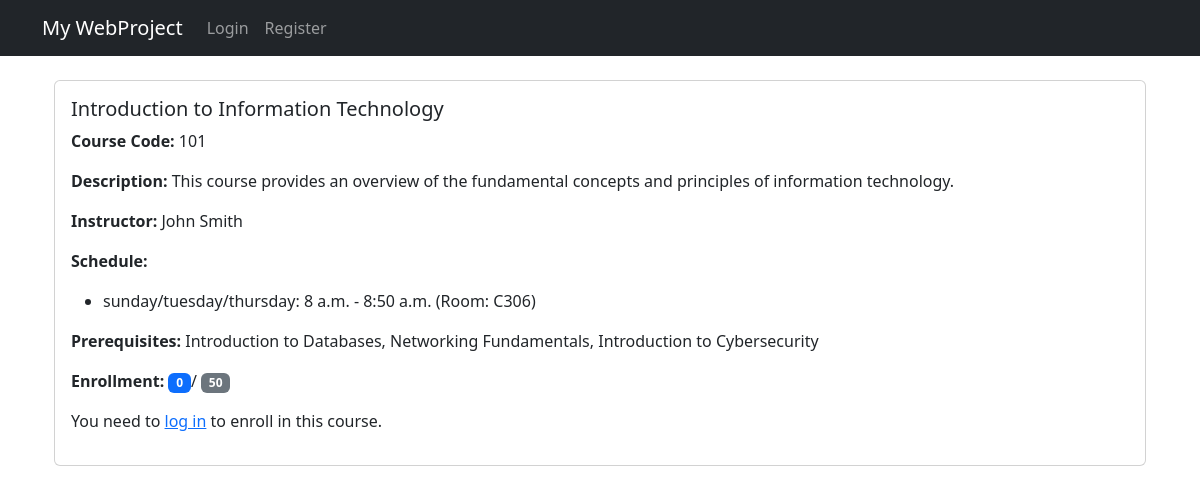
The page /courses/1/ on the database its author committed.
### courses/models.py (models this page shows, shortened)
class Course(models.Model):
    course_code = models.CharField(max_length=20)
    course_name = models.CharField(max_length=100)
    instructor_name = models.CharField(max_length=100)
    description = models.TextField()
    capacity = models.PositiveIntegerField()
    enrollment_count = models.PositiveIntegerField(default=0)
    prerequisites = models.ManyToManyField('self', symmetrical=False, blank=True)

### schedules/models.py (models this page shows, shortened)
class Schedule(models.Model):
    days = models.CharField(max_length=100)
    start_time = models.TimeField()
    end_time = models.TimeField()
    room_no = models.CharField(max_length=20)
    course = models.ForeignKey(Course, on_delete=models.CASCADE, related_name='schedules')

### courses/views.py (the view)
# urls.py: path('<int:course_id>/', views.course_detail, name='course_detail'),
def course_detail(request, course_id):
    course = get_object_or_404(Course, id=course_id)
    enrollment_count = course.enrollments.count()
    schedules = course.schedules.all()
    enrolled = False
    if request.user.is_authenticated and hasattr(request.user, 'student'):
        enrolled = Enrollment.objects.filter(course=course, student=request.user.student).exists()
    return render(request, 'courses/course_detail.html', {
        'course': course,
        'enrollment_count': enrollment_count,
        'enrolled': enrolled,
        'schedules': schedules,
    })

### templates/courses/course_detail.html (shortened to what this page needs)
{% extends 'base.html' %}
{% block content %}
<div class="container mt-4">
    <div class="card">
        <div class="card-body">
            <h5 class="card-title font-weight-bold">{{ course.course_name }}</h5>
            <p class="card-text"><strong>Course Code:</strong> {{ course.course_code }}</p>
            <p class="card-text"><strong>Description:</strong> {{ course.description }}</p>
            <p class="card-text"><strong>Instructor:</strong> {{ course.instructor_name }}</p>
            <p class="card-text"><strong>Schedule:</strong></p>
            <ul>
                {% for schedule in schedules %}
                    <li>{{ schedule.days }}: {{ schedule.start_time }} - {{ schedule.end_time }} (Room: {{ schedule.room_no }})</li>
                {% endfor %}
            </ul>
            <p class="card-text"><strong>Prerequisites:</strong>
                {% for prerequisite in course.prerequisites.all %}
                    {{ prerequisite.course_name }}{% if not forloop.last %}, {% endif %}
                {% endfor %}
            </p>
            <p class="card-text"><strong>Enrollment:</strong>
                <span class="badge bg-primary">{{ enrollment_count }}</span>/
                <span class="badge bg-secondary">{{ course.capacity }}</span>
            </p>
            {% if user.is_authenticated %}
                {% if user.student %}
                    {% if enrolled %}
                        <div class="mb-3">
                            <form action="{% url 'drop_course' course.id %}" method="post">
                                {% csrf_token %}
                                <button type="submit" class="btn btn-danger">Drop Course</button>
                            </form>
                        </div>
                    {% else %}
                        <div class="mb-3">
                            {% if enrollment_count < course.capacity %}
                                <form action="{% url 'enroll_course' course.id %}" method="post">
                                    {% csrf_token %}
                                    <button type="submit" class="btn btn-primary">Enroll</button>
                                </form>
                            {% else %}
                                <button type="button" class="btn btn-danger" disabled>Course Full</button>
                            {% endif %}
                        </div>
                    {% endif %}
                    {% if course in user.student.completed_courses.all %}
                        <form action="{% url 'undo_mark_completed' course.id %}" method="post">
                            {% csrf_token %}
                            <button type="submit" class="btn btn-warning">Undo Mark as Completed</button>
                        </form>
                    {% else %}
                        <form action="{% url 'mark_completed' course.id %}" method="post">
                            {% csrf_token %}
                            <button type="submit" class="btn btn-success">Mark as Completed</button>
                        </form>
                    {% endif %}
                {% else %}
                    <p>You need to <a href="{% url 'login' %}">log in</a> as a student to enroll in this course.</p>
                {% endif %}
            {% else %}
                <p>You need to <a href="{% url 'login' %}">log in</a> to enroll in this course.</p>
            {% endif %}
        </div>
    </div>
</div>
{% endblock %}

### rows shown on the page
Course: course_name "Introduction to Information Technology", course_code "101", description "This course provides an overview of the fundamental concepts and principles of information technology.", instructor_name "John Smith", capacity "50"
Schedule: days "sunday/tuesday/thursday", start_time "8 a.m.", end_time "8:50 a.m.", room_no "C306"
Course: course_name "Introduction to Databases"
Course: course_name "Networking Fundamentals"
Course: course_name "Introduction to Cybersecurity"

### other values the page prints
{{ enrollment_count }} "0"
